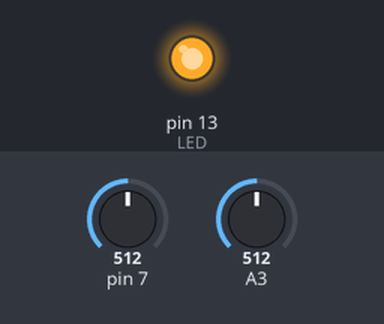
A program run on a simulated Arduino Uno, built with avr-gcc and run on an emulated ATmega328P. On the bench: output pins drawn as LEDs (lit = HIGH). Inputs (shaded band) come from the test bench; at power-on: A3 = 512, pin 7 = 512. What the program prints to the serial monitor is not drawn.

Above: at 0.8 s.
0.9 s: A3 set to 232
2.4 s: A3 set to 208
At 2.7 s:
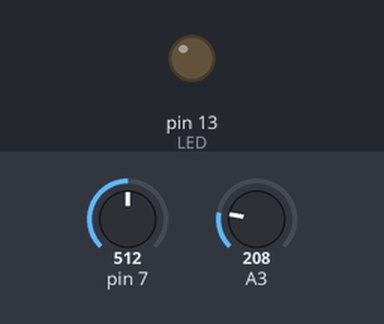
3.9 s: A3 set to 306
At 5.0 s:
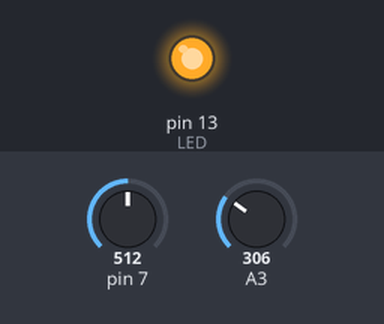
5.4 s: A3 set to 122
At 6.1 s:
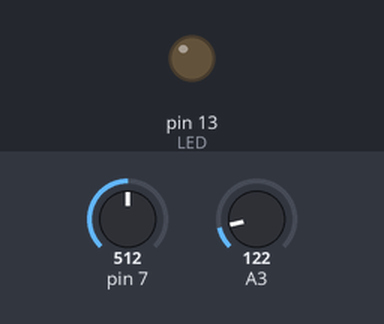
Timing chart, 0 to 7.9 s (numbered marks = the images above; inputs shaded):
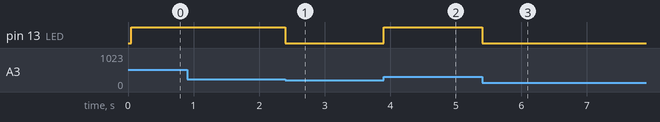

The program:

main.cpp
```cpp
// Analoger Comparator des ATmega328P
//
// Vergleicht die Spannung an AIN0 (PD6) mit einer Referenz.
// Hier: interne Bandgap-Referenz (~1.1 V) gegen ADC3 (PC3) als
// negativen Eingang via Multiplexer (ACME=1, ADEN=0).
// Ergebnis liegt im ACO-Bit von ACSR.
//
// Datenblatt: ATmega48A/PA/88A/PA/168A/PA/328/P, Kapitel "Analog Comparator".

#define F_CPU 16000000UL

#include <Arduino.h>
#include <avr/io.h>
#include <util/delay.h>

void Init(void) {
  DDRB  |=  (1 << PB5);   // LED-Ausgang (Arduino D13)
  DDRC  &= ~(1 << PC3);   // PC3 als Eingang (negativer Komparator-Input)
  PORTC &= ~(1 << PC3);   // Pull-Up aus

  ADCSRB |=  (1 << ACME); // Analog Comparator Multiplexer Enable
  ADCSRA &= ~(1 << ADEN); // ADC abschalten, sonst ignoriert ACME
  ADMUX  &= ~0x07;                                    // MUX-Bits löschen
  ADMUX  |=  (0 << MUX2) | (1 << MUX1) | (1 << MUX0); // ADC3 wählen

  ACSR = (0 << ACD)   |   // Comparator eingeschaltet
         (1 << ACBG)  |   // Bandgap-Referenz an AIN0
         (0 << ACIE)  |   // Interrupt deaktiviert (Polling im main)
         (0 << ACIC)  |   // kein Input Capture
         (0 << ACIS1) |   // Toggle-Modus (jede Flanke)
         (0 << ACIS0);

  Serial.println("Initialisierung abgeschlossen");
  Serial.flush();
}

int main(void) {
  Serial.begin(9600);
  Serial.println("Hello World");
  Serial.flush();

  Init();

  while (1) {
    if (ACSR & (1 << ACO)) {
      PORTB &= ~(1 << PB5); // LED aus
    } else {
      PORTB |=  (1 << PB5); // LED an
    }
  }
  return 0;
}
```

Measured:
- the behaviour switches between 225 and 224 on A3 (found by bisection; images 0 and 1)
- after the input at 0.9 s, every drawn part: stays the same
- after the input at 2.4 s, pin 13 (LED): HIGH → LOW at once
- after the input at 3.9 s, pin 13 (LED): LOW → HIGH at once
- after the input at 5.4 s, pin 13 (LED): HIGH → LOW at once
